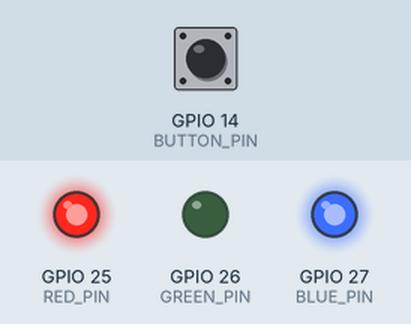
This sketch was run on a simulated ESP32. Shown: output pins drawn as LEDs (lit = HIGH). The test bench sets the inputs (shaded band); at power-on: GPIO 14 (BUTTON_PIN) HIGH. WiFi joins after 1.5 s; servers stay silent unless stated; no MQTT or app messages arrive unless stated.

Above: at 2.7 s.
2.8 s: GPIO 14 (BUTTON_PIN) pulled LOW for 0.15 s
At 3.5 s:
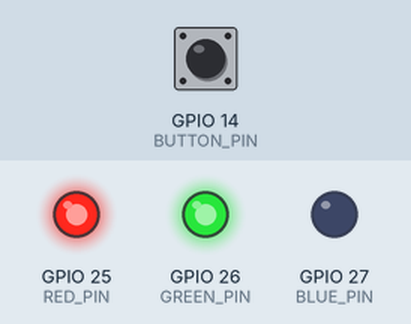
5.9 s: GPIO 14 (BUTTON_PIN) pulled LOW for 1 s
At 8.7 s:
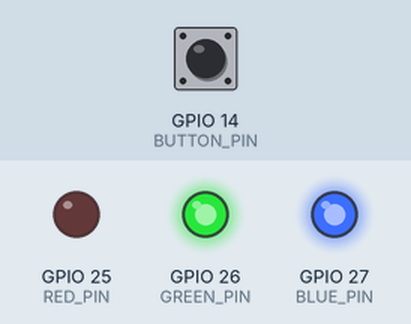
9.9 s: GPIO 14 (BUTTON_PIN) pulled LOW for 3.2 s
At 11.3 s:
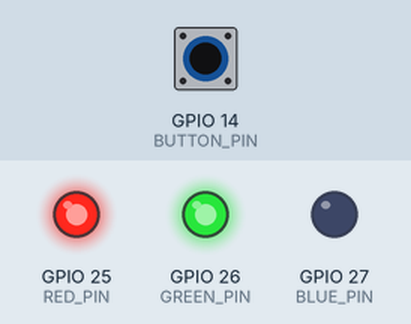
Timing chart, 0 to 14.4 s (numbered marks = the images above; inputs shaded):
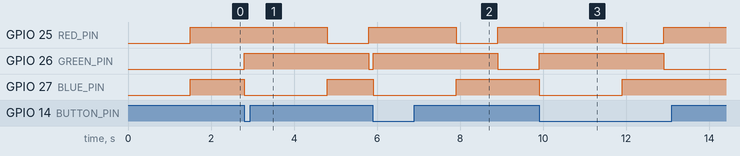

Measured:
- after the input at 2.8 s, GPIO 25 (RED_PIN): HIGH → LOW after 2.0 s, → HIGH 1.0 s later; GPIO 26 (GREEN_PIN): LOW → HIGH at once, → LOW 3.0 s later; GPIO 27 (BLUE_PIN): HIGH → LOW at once, → HIGH 2.0 s later
- after the input at 5.9 s, GPIO 25 (RED_PIN): HIGH → LOW after 2.0 s, → HIGH 1.0 s later; GPIO 26 (GREEN_PIN): LOW → HIGH at once, → LOW 3.0 s later; GPIO 27 (BLUE_PIN): HIGH → LOW at once, → HIGH 2.0 s later
- after the input at 9.9 s, GPIO 25 (RED_PIN): HIGH → LOW after 2.0 s, → HIGH 1.0 s later; GPIO 26 (GREEN_PIN): LOW → HIGH at once, → LOW 3.0 s later; GPIO 27 (BLUE_PIN): HIGH → LOW at once, → HIGH 2.0 s later

The sketch:

panic_button_ubicacion.ino
```cpp
#include <WiFi.h>
#include <PubSubClient.h>
#include <ArduinoJson.h>

// ══════════════════════════════════════════════════════
//  CONFIGURACIÓN Y PINES
// ══════════════════════════════════════════════════════
const char* WIFI_SSID       = "REDMI Note 15";
const char* WIFI_PASSWORD   = "Yos1234#";
const char* MQTT_BROKER     = "10.113.201.11";
const int   MQTT_PORT       = 1883;
const char* MQTT_TOPIC      = "c5/alerts/panic";
const char* DEVICE_ID       = "ESP32-001";

// Ubicación fija
const float FIXED_LAT       = 19.7136;
const float FIXED_LON       = -99.7613;

// Nuevos Pines
const int BUTTON_PIN = 14;
const int RED_PIN    = 25;
const int GREEN_PIN  = 26;
const int BLUE_PIN   = 27;

const char* EMERGENCY_TYPES[] = {"robo_con_violencia", "accidente_grave", "incendio", "violencia_familiar", "secuestro"};
const int NUM_TYPES = 5;

// Control
WiFiClient   espClient;
PubSubClient mqttClient(espClient);
unsigned long lastButtonPress = 0, pressWindowStart = 0;
bool buttonWasPressed = false;
int  pressCount = 0;
const unsigned long DEBOUNCE_MS = 200, PRESS_WINDOW = 2000;

// Funciones LED ajustadas para Ánodo Común
void setColor(bool r, bool g, bool b) {
  // Ahora LOW enciende y HIGH apaga
  digitalWrite(RED_PIN, !r);
  digitalWrite(GREEN_PIN, !g);
  digitalWrite(BLUE_PIN, !b);
}

void setup() {
  pinMode(BUTTON_PIN, INPUT_PULLUP);
  pinMode(RED_PIN, OUTPUT); pinMode(GREEN_PIN, OUTPUT); pinMode(BLUE_PIN, OUTPUT);

  connectWiFi();
  mqttClient.setServer(MQTT_BROKER, MQTT_PORT);

  setColor(0, 1, 0); // Verde: Sistema Listo
}

void sendAlert(const char* emergencyType) {
  setColor(1, 0, 0); // Rojo: Enviando alerta

  StaticJsonDocument<512> doc;
  doc["device_id"] = DEVICE_ID;
  doc["latitude"] = FIXED_LAT;
  doc["longitude"] = FIXED_LON;
  doc["emergency_type"] = emergencyType;
  doc["location_method"] = "fixed_post";

  char buffer[512];
  serializeJson(doc, buffer);

  if (!mqttClient.connected()) connectMQTT();
  mqttClient.publish(MQTT_TOPIC, buffer, true);

  delay(1000);
  setColor(0, 1, 0); // Regresa a Verde
}

void loop() {
  if (WiFi.status() != WL_CONNECTED) connectWiFi();
  if (!mqttClient.connected()) connectMQTT();
  mqttClient.loop();

  bool buttonPressed = (digitalRead(BUTTON_PIN) == LOW);
  if (buttonPressed && !buttonWasPressed) {
    if (millis() - lastButtonPress > DEBOUNCE_MS) {
      lastButtonPress = millis();
      buttonWasPressed = true;
      if (pressCount == 0) {
        pressWindowStart = millis();
        setColor(0, 0, 1); // Azul: Registrando pulsaciones
      }
      pressCount++;
    }
  }
  if (!buttonPressed && buttonWasPressed) buttonWasPressed = false;

  if (pressCount > 0 && (millis() - pressWindowStart) > PRESS_WINDOW) {
    sendAlert(EMERGENCY_TYPES[(pressCount - 1) % NUM_TYPES]);
    pressCount = 0;
  }
}

void connectWiFi() {
  WiFi.begin(WIFI_SSID, WIFI_PASSWORD);
  while (WiFi.status() != WL_CONNECTED) delay(500);
}

void connectMQTT() {
  if (mqttClient.connect(DEVICE_ID)) mqttClient.publish("c5/devices/online", DEVICE_ID);
}
```
